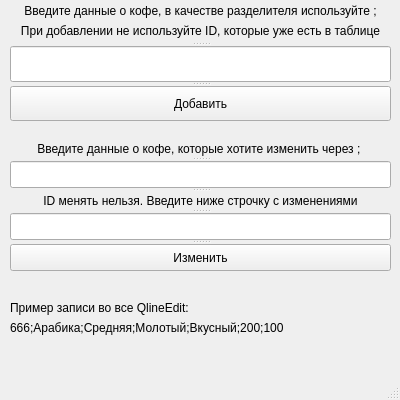
<?xml version="1.0" encoding="UTF-8"?>
<ui version="4.0">
 <class>MainWindow</class>
 <widget class="QMainWindow" name="MainWindow">
  <property name="geometry">
   <rect>
    <x>0</x>
    <y>0</y>
    <width>400</width>
    <height>400</height>
   </rect>
  </property>
  <property name="minimumSize">
   <size>
    <width>400</width>
    <height>400</height>
   </size>
  </property>
  <property name="maximumSize">
   <size>
    <width>400</width>
    <height>400</height>
   </size>
  </property>
  <property name="windowTitle">
   <string>add</string>
  </property>
  <widget class="QWidget" name="centralwidget">
   <widget class="QLabel" name="label_4">
    <property name="geometry">
     <rect>
      <x>10</x>
      <y>300</y>
      <width>381</width>
      <height>16</height>
     </rect>
    </property>
    <property name="text">
     <string>Пример записи во все QlineEdit:</string>
    </property>
   </widget>
   <widget class="QLabel" name="label_5">
    <property name="geometry">
     <rect>
      <x>10</x>
      <y>320</y>
      <width>381</width>
      <height>16</height>
     </rect>
    </property>
    <property name="text">
     <string>666;Арабика;Средняя;Молотый;Вкусный;200;100</string>
    </property>
   </widget>
   <widget class="QSplitter" name="splitter">
    <property name="geometry">
     <rect>
      <x>10</x>
      <y>140</y>
      <width>381</width>
      <height>131</height>
     </rect>
    </property>
    <property name="orientation">
     <enum>Qt::Vertical</enum>
    </property>
    <widget class="QLabel" name="label_2">
     <property name="text">
      <string>Введите данные о кофе, которые хотите изменить через ; </string>
     </property>
     <property name="alignment">
      <set>Qt::AlignCenter</set>
     </property>
    </widget>
    <widget class="QLineEdit" name="check_text_lineedit"/>
    <widget class="QLabel" name="label_3">
     <property name="text">
      <string>ID менять нельзя. Введите ниже строчку с изменениями</string>
     </property>
     <property name="alignment">
      <set>Qt::AlignCenter</set>
     </property>
    </widget>
    <widget class="QLineEdit" name="update_lineedit"/>
    <widget class="QPushButton" name="update_btn">
     <property name="text">
      <string>Изменить</string>
     </property>
    </widget>
   </widget>
   <widget class="QSplitter" name="splitter_2">
    <property name="geometry">
     <rect>
      <x>10</x>
      <y>20</y>
      <width>381</width>
      <height>101</height>
     </rect>
    </property>
    <property name="orientation">
     <enum>Qt::Vertical</enum>
    </property>
    <widget class="QLabel" name="label">
     <property name="text">
      <string>При добавлении не используйте ID, которые уже есть в таблице</string>
     </property>
     <property name="alignment">
      <set>Qt::AlignCenter</set>
     </property>
    </widget>
    <widget class="QLineEdit" name="add_lineedit"/>
    <widget class="QPushButton" name="add_btn">
     <property name="text">
      <string>Добавить</string>
     </property>
    </widget>
   </widget>
   <widget class="QLabel" name="label_6">
    <property name="geometry">
     <rect>
      <x>10</x>
      <y>0</y>
      <width>381</width>
      <height>21</height>
     </rect>
    </property>
    <property name="text">
     <string>Введите данные о кофе, в качестве разделителя используйте ;</string>
    </property>
    <property name="alignment">
     <set>Qt::AlignCenter</set>
    </property>
   </widget>
  </widget>
  <widget class="QMenuBar" name="menubar">
   <property name="geometry">
    <rect>
     <x>0</x>
     <y>0</y>
     <width>400</width>
     <height>21</height>
    </rect>
   </property>
  </widget>
  <widget class="QStatusBar" name="statusbar"/>
 </widget>
 <resources/>
 <connections/>
</ui>
